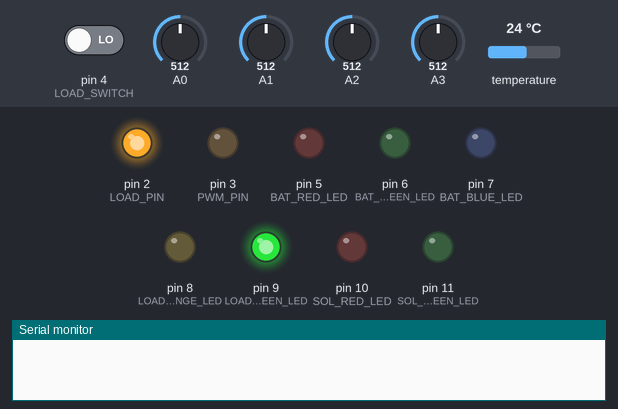
This sketch was run on a simulated Arduino Uno, built with avr-gcc and run on an emulated ATmega328P. Parts: output pins drawn as LEDs (lit = HIGH), the last lines printed to the serial monitor. Inputs (shaded band) come from the test bench; at power-on: pin 4 (LOAD_SWITCH) LOW, A0 = 512, A1 = 512, A2 = 512, A3 = 512, temperature 24 °C.

Above: at 1.2 s.
1.3 s: pin 4 (LOAD_SWITCH) driven HIGH
At 2.0 s:
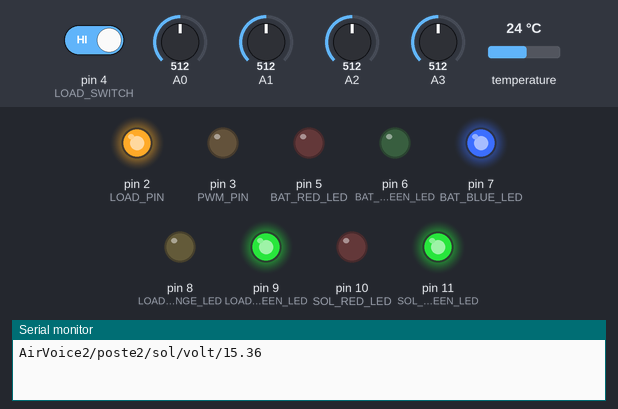
At 7.4 s:
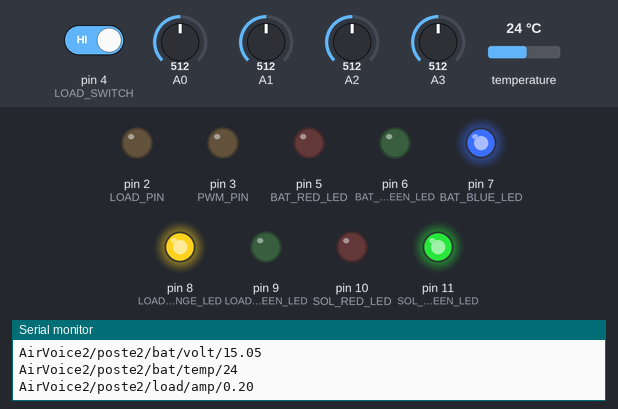
7.5 s: pin 4 (LOAD_SWITCH) driven LOW
At 8.6 s:
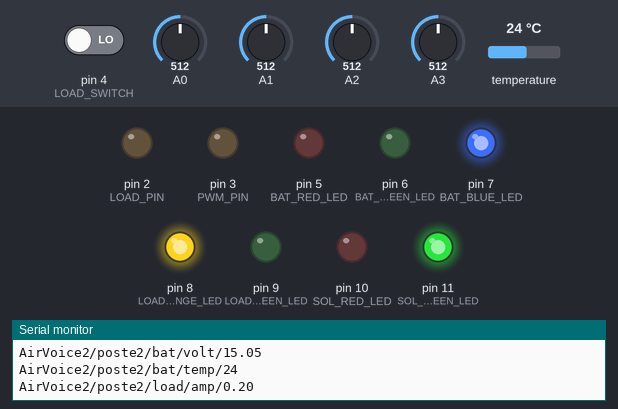
Timing chart, 0 to 10.5 s (numbered marks = the images above; inputs shaded):
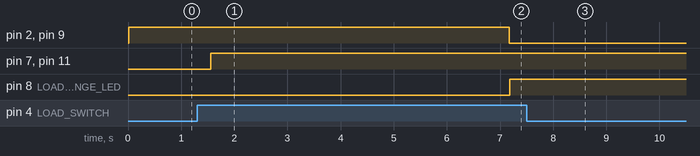

The sketch:

Solar_Charge_V10.ino
```cpp
  ////////////////PWM SOLAR CHARGE CONTROLLER V-10.1 POSTE 2/////
  //-----------------------------------------------------------------------------
  //
  //  Author: JOSEP LOPEZ SANCHEZ
  //          www.ea3abn.com
  //  This code is for an arduino based Solar PWM charge controller by ea3abn@2010
  //  Credit :logic of 3 stage charging taken from https://github.com/PepLPZ/solarCharger/
  //  Last updated on 10/05/2023
  //  He añadido la deteccion del estado del amplificador ON/OFF en el PIN D1---
  //  pendiente de realizar la maniobra tan solo esta definido
  //  Previsto ajustar el valor del sensor de intensidad de consumo de la carga.
  //  Previsto poner una proteccion para desconectar la salida de la bateria hacia la carga,
  //  cuando el voltaje baje de los 10,5V
  //
  //------------------------------------------------------------------------------
  //----------------------------------- Arduino pins Connections------------------
  // A0 - Voltage divider to measure solar panel voltage
  // A1 - Voltage divider to measure battery voltage
  // A2 - ACS712 to monitor load current
  // A3 - ACS712 to monitor solar current
  // A4 - LCD SDA
  // A5 - LCD SCL
  // D0 - NO USADA
  // D1 - ENTRADA DETECCION DE ESTADO DEL AMPLIFICADOR ON/OFF
  // D2 - Control Load MOSFET Q2
  // D3 - PWM Output to control MOSFET Q1
  // D4 - Push Switch Control LOAD (ADDED)<<<<<<<<<<<<<<<
  // D5 - Battery Red LED
  // D6 - Battery Green LED
  // D7 - Battery Blue LED
  // D8 - Load Orange Led
  // D9 - Load Green Led
  // D10- Solar Red LED
  // D11- Solar Green LED
  // D12- DS18B20 Temp. Sensor
  // D13-not used
#include <Wire.h>
#include <OneWire.h>
#include <DallasTemperature.h>

#define SOL_ADC A0     // Solar panel side voltage divider is connected to pin A0
#define BAT_ADC A1     // Battery side voltage divider is connected to pin A1
#define LOAD_CURRENT_ADC A2  // ACS 712 current sensor is connected to pin A2 for load curremt
#define SOL_CURRENT_ADC A3  // ACS 712 current sensor is connected to pin A3 for solar current
#define AVG_NUM 10    // number of iterations of the adc routine to average the adc readings
#define BAT_MIN 10.5  // minimum battery voltage for 12V system "CHANGED default BAT_MIN 10.5"
#define BAT_MAX 14.6  // maximum battery voltage for 12V system "CHANGED default BAT_MAX 15.0"
#define BULK_CH_SP 14.6 // bulk charge set point for sealed lead acid battery // flooded type set it to 14.6V
#define FLOAT_CH_SP 13.6  //float charge set point for lead acid battery
#define LVD 11.5       //Low voltage disconnect setting for a 12V system default (11.5)
#define AMPLI_PIN 1    // pin-1 is used to control the AMPLI ON/OFF
#define LOAD_PIN 2     // pin-2 is used to control the LOAD
#define PWM_PIN 3      // pin-3 is used to control the charging MOSFET //the default frequency is 490.20Hz
#define LOAD_SWITCH 4  // pin-4 is used to SWICH ON OR OFF THE LOAD (PEP)<<<<<<<<<<<<<<<<<<<<<<<<<<<<
#define BAT_RED_LED 5
#define BAT_GREEN_LED 6
#define BAT_BLUE_LED 7
#define LOAD_ORANGE_LED 8
#define LOAD_GREEN_LED 9
#define SOL_RED_LED 10
#define SOL_GREEN_LED 11
#define ONE_WIRE_BUS 12 // Datos del DS18B20 sensor de temperatura en el pin D12
#define TRANSMISSION_INTERVAL 25000 // Defino el intervalo de tiempo que se enviarán las tramas LoRa 60000=1 Min. 300000=5 min.
//----------------DECLARACION DE TODAS LAS VARIABLES GLOBALES--------------------------
float solar_volt=0;
float bat_volt=0;
float load_current=0;
float solar_current=0;
float offsetVoltage = 2.5; // for ACS712 sensor
float Sensitivity =0.100; // 100mV/A for ACS712-20A variant
int temperature=0;
int temp_change=0;
float system_volt=0;
float bulk_charge_sp=0;
float float_charge_sp=0;
int charge_stage =0;
int load_status=0;
double PWM_Duty =0; // PWM_Duty varies from 0 to 255
float lvd; // <<<<<<<<<<<<<<<<Almacenamos el valor del voltage minimo de desconexion para bateria de 12v
//int Biestable=0; // VARIABLE PARA LA CONMUTACION del Switch ON/OFF
////////////////////////////// Variables Para las Medidas de Potencia y Energia
long unsigned time =0;
long unsigned msec=0;
long unsigned last_msec=0;
long unsigned elasped_msec=0;
long unsigned elasped_time=0;
unsigned long lastTransmissionTime = 0;
bool sendData = true;// sendData se usa para enviar datos solo cuando esta variablees true.
                     //Una vez que se envía la trama de datos, se establece
                     //sendData en false para evitar envíos duplicados.
float load_ampSecs = 0;
float load_ampHours=0;
float solar_ampSecs = 0;
float solar_ampHours=0;
bool estadoCarga = true; // Variable global para el estado de carga, inicializada a true (carga activada)

OneWire oneWire(ONE_WIRE_BUS); // Setup a oneWire instance to communicate with any OneWire devices
DallasTemperature sensors(&oneWire); // Pass our oneWire reference to Dallas Temperature sensor
//********************************* MAIN PROGRAM START ************************
void setup()
{
Serial.begin(9600);
sensors.begin(); // // Start up the library
TCCR2B = TCCR2B & B11111000 | 0x03;    // pin 3 PWM frequency of 980.39 Hz
pinMode(SOL_RED_LED ,OUTPUT);
pinMode(SOL_GREEN_LED,OUTPUT);
pinMode(BAT_RED_LED,OUTPUT);
pinMode(BAT_GREEN_LED,OUTPUT);
pinMode(BAT_BLUE_LED,OUTPUT);
pinMode(LOAD_ORANGE_LED ,OUTPUT);
pinMode(LOAD_GREEN_LED,OUTPUT);
pinMode(PWM_PIN,OUTPUT);
pinMode(LOAD_PIN,OUTPUT);   //<<<<< SALIDA DE CARGA
pinMode(AMPLI_PIN,INPUT); //configuro el pin 1 como entrada de deteccion del ampli ON/OFF
pinMode(LOAD_SWITCH,INPUT); // Define pinD4 input to control the load ON/OFF <<<<< PULSADOR CARGA
digitalWrite(PWM_PIN,LOW);  // default value of pwm duty cycle
digitalWrite(LOAD_PIN,HIGH);  // default load state is ON CADA VEZ QUE ARRANCAMOS
// Actualizar el estado de los LED indicadores de carga en el inicio
digitalWrite(LOAD_ORANGE_LED, !estadoCarga); // Carga desactivada -> encender LED rojo
digitalWrite(LOAD_GREEN_LED, estadoCarga); // Carga activada -> encender LED verde

}
void loop()
{
 load_Push();         // Lectura del pulsador
 load_led();          // Actualizar estado de los LED en función del estado de la carga
 read_data();         // read different sensors data from analog pin of arduino
 system_voltage();    // detect the system voltage according to battery voltage
 setpoint();          // decide the charge set point according to system voltage
 charge_cycle();      // pwm charging of battery
 led_indication();    // led indication
                      // Envía tramas de telemetría sólo si ha pasado un cierto tiempo desde la última transmisión
                      // if (millis() - lastTransmissionTime >= TRANSMISSION_INTERVAL) { // envía trama cada 5 minutos (300000 ms)
                      // print_data();
                      // lastTransmissionTime = millis();
 if (millis() - lastTransmissionTime >= TRANSMISSION_INTERVAL) {
    sendData = true;
}

if (sendData) {
    print_data();
    lastTransmissionTime = millis();
    sendData = false;
 }
}
//****************************************** FIN DEL PROGRAMA ****************************
////////////////// READS AND AVERAGES THE ANALOG INPUTS (SOLAR VOLTAGE,BATTERY VOLTAGE)///////////
int read_adc(int adc_parameter)
{

  int sum = 0;
  int sample ;
  for (int i=0; i<AVG_NUM; i++)
  {                                        // loop through reading raw adc values AVG_NUM number of times
    sample = analogRead(adc_parameter);    // read the input pin
    sum += sample;                        // store sum for averaging
    delayMicroseconds(50);              // pauses for 50 microseconds
  }
  return(sum / AVG_NUM);                // divide sum by AVG_NUM to get average and return it
}
///////////////////////////////////LOAD CONTROL SWITCH ON/OFF /////////////////////////
void load_Push(void)
{
  if (digitalRead(LOAD_SWITCH) == HIGH) // Pulsador de carga presionado
  {
    // Encender la carga si está apagada
    if (estadoCarga == 0)
    {
      estadoCarga = 1; // Cambiar estado de carga
      digitalWrite(LOAD_PIN, HIGH); // Encender carga
    }
    // Apagar la carga si está encendida
    else if (estadoCarga == 1)
    {
      estadoCarga = 0; // Cambiar estado de carga
      digitalWrite(LOAD_PIN, LOW); // Apagar carga
    }
    delay(10); // Esperar un corto tiempo para evitar rebotes en el pulsador
  }
}

////////////////////////////////////READ THE DATA/////////////////////////////////////////////
 void read_data(void)
 {
   // 5V = ADC value 1024 => 1 ADC value = (5/1024)Volt= 0.0048828Volt
   // Vout=Vin*R2/(R1+R2) => Vin = Vout*(R1+R2)/R2   R1=100 and R2=20

     solar_volt = read_adc(SOL_ADC)*0.00500*(120/20);/// valor por defecto 0.00488 valor corregido *0.00540*
     bat_volt   = read_adc(BAT_ADC)*0.00490*(120/20);/// valor por defecto 0.00488 valor corregido *0.00580*
     //
     //
     //    load_current = ((read_adc(LOAD_CURRENT_ADC)*0.00488 - offsetVoltage -0.05)/Sensitivity ); // 2.4V offset when no load is connected
     load_current = ((read_adc(LOAD_CURRENT_ADC)*0.00502 - offsetVoltage -0.05)/Sensitivity );// VALORES MODIFICADOS PARA INDICAR CORRECTAMENTE
     //
     //
     solar_current = ((read_adc(SOL_CURRENT_ADC)*0.00488 - offsetVoltage)/ Sensitivity );
      if (load_current <0)
     {
      load_current = 0;
     }
     if (solar_current <0)
     {
      solar_current = 0;
     }

    sensors.requestTemperatures();  // get temperature readings
    temperature = sensors.getTempCByIndex(0) ;    // 0 refers to the first IC on the wire

  }
/////////////////////////////////ENVIO DE TRAMA AL MODULO LORA //////////////////////////////////////////////
void print_data(void)
{
  delay(10); // Agrega una pausa para evitar enviar datos demasiado rápido

  // Envía el voltaje solar
  Serial.print("AirVoice2/");
  Serial.print("poste2");
  Serial.print("/sol/volt/");
  Serial.println(solar_volt);
  delay(1400);
  // Envía intensidad de carga desde el panel solar
  Serial.print("AirVoice2/");
  Serial.print("poste2");
  Serial.print("/sol/chge/");
  Serial.println(solar_current);
  delay(1400);
  // Envía el voltaje de la batería
  Serial.print("AirVoice2/");
  Serial.print("poste2");
  Serial.print("/bat/volt/");
  Serial.println(bat_volt);
  delay(1400);
  // Envía la temperatura de la batería
  Serial.print("AirVoice2/");
  Serial.print("poste2");
  Serial.print("/bat/temp/");
  Serial.println(temperature);
   delay(1400);
  // Envía el valor del consumo de la carga
  Serial.print("AirVoice2/");
  Serial.print("poste2");
  Serial.print("/load/amp/");
  Serial.println(load_current);
 }
//////////////////////////////////SYSTEM VOLTAGE AUTO DETECT /////////////////////////////////////
void system_voltage(void)
{
  if ((bat_volt >BAT_MIN) && (bat_volt < BAT_MAX))
  {
     system_volt = 12;
  }
}
////////////////////////////////////CHARGE SET POINT //////////////////////////////////////////////
 void setpoint(void)
{
  temp_change =temperature-30.0; // 30 grados Celsius se toma como temperatura ambiente estándar
  // Compensacion de Temperatura = -5mv/degC/Cell
  // Si la temperatura es superior a la temperatura ambiente; el punto de carga debe reducirse.
  // Si la temperatura está por debajo de la temperatura ambiente, el punto de ajuste de carga debe incrementarse.
  if(system_volt ==12)
  {
     bulk_charge_sp = BULK_CH_SP-(0.050*temp_change) ;
     float_charge_sp=FLOAT_CH_SP-(0.050*temp_change) ;
     lvd =LVD;
  }

  else if(system_volt ==6)
  {
     bulk_charge_sp = (BULK_CH_SP/2)-(0.015*temp_change) ;
     float_charge_sp= (FLOAT_CH_SP/2)-(0.015*temp_change) ;
     lvd=LVD/2;
  }
}
//---------------------------------------------------------------------------------------------
 /////////////////////////////////PWM CHARGE CYCLE @500 HZ //////////////////
 //--------------------------------------------------------------------------------------------
void charge_cycle(void)
{
  if(solar_volt <= 10){
    read_data();         // Leemos el voltage y las temperatura de los sensores
    setpoint();          // Lectura del punto de carga compensado de temperatura.
    PWM_Duty = 0;
    analogWrite(PWM_PIN,PWM_Duty);  /*generando una señal PWM (modulación por ancho de pulso) desde el pin D9
                                      del microcontrolador, con un ciclo de trabajo del 0%, lo que hace
                                      que la carga se apague o se desconecte.*/
    }
/////////////////////////////////////PWM CHARGE CYCLE @500 HZ ////////////////////
//--------------------------------------------------------------------------------
///////////////////////////////////  STAGE-1 (BULK CHARGING)//////////////////////
// Durante esta etapa, el MOSFET está completamente encendido estableciendo el ciclo de trabajo al 100%.
// Carga de Corriente Constante
  if((bat_volt < bulk_charge_sp) && (solar_volt> (bat_volt + .5)) && charge_stage == 1){
    read_data();        // Leemos el voltage y las temperatura de los sensores
    setpoint();         // Lectura del punto de carga compensado de temperatura.
    PWM_Duty = 252.45;
    analogWrite(PWM_PIN,PWM_Duty); // 99 % duty cycle // rapid charging
   }
    charge_stage = 2;


///////////////////////////////////  STAGE-2 (TOPPING CHARGE)///////////////////////
/*Topping charge se refiere a la última etapa de carga de una batería,
  en la que se aplica una carga adicional de corriente constante para llevar la
  batería al 100% de su capacidad. Durante esta etapa, la corriente se reduce
  gradualmente a medida que la batería se acerca al 100%, y finalmente se
  detiene una vez que se alcanza el nivel de carga completo. El objetivo de esta
  etapa es maximizar la capacidad de la batería y prolongar su vida útil.
*/

// Durante esta etapa, el MOSFET está completamente encendido al establecer el ciclo de trabajo en 100%.
// Voltage Constante

   // 25.5 is 10 % duty cycle
    if((PWM_Duty> 25.5 ) && (solar_volt > (bulk_charge_sp + .5)) && charge_stage == 2){
    time = millis();
     read_data();                   // Reading voltage and temp from the sensors
     setpoint();                    // Reading temp compensated charging set point

    if(bat_volt >= bulk_charge_sp){ // if the battery voltage rise above the bulk charge setpoint
    PWM_Duty--;                     // Slow down the charging rate by reducing the pwm duty cycle
    if(PWM_Duty < 0){               // if during slow down process duty cycle falls below 0% then set to 0%
    PWM_Duty=0;
    }
     analogWrite(PWM_PIN,PWM_Duty);    //generate PWM from D3 @ 0% duty // MOSFET Q1 is OFF
    }
    if(bat_volt < bulk_charge_sp){ // if the battery voltage falls below the bulk charge setpoint, then go to stage-1
    charge_stage = 1;
    }
    else{
      analogWrite(PWM_PIN,PWM_Duty);
    }

  /* while( millis()-time > 3600000){ // Ensure the charger stay 1hour in bulk charging
    charge_stage = 3;
   }
   */

    }
   charge_stage = 3;
 ///////////////////////////////////  STAGE-3 (FLOAT CHARGING)///////////////////////////////////////
 /*Float charging (Carga de flotación) es una técnica de carga utilizada en baterías recargables
   para mantener su carga en un nivel constante después de haber alcanzado su carga completa.
   Durante esta etapa, la batería se carga a un nivel bajo para mantener su capacidad de carga
   total y prevenir la sulfatación de sus placas internas. Esto es útil en sistemas de energía
   renovable como paneles solares y turbinas eólicas, donde la energía generada a menudo supera
   la carga necesaria, lo que puede hacer que las baterías se carguen por encima de su capacidad máxima.
   La carga flotante mantiene la batería en su capacidad total y prolonga su vida útil.
 */
 // Durante esta etapa, el MOSFET está completamente encendido al establecer el ciclo de trabajo en 100%.
 // Carga de Corriente Constante

    if((solar_volt > ( float_charge_sp + .5)) && charge_stage == 3){
    read_data();         // Leyendo el voltaje y la temperatura de los sensores
    setpoint();          // Reading temp compensated charging set point
    if(bat_volt >= float_charge_sp){ // Si el voltaje de la batería es mayor que el punto
                                     //de ajuste de carga flotante, entonces se debe apagar el cargador.
    PWM_Duty = 0;                    // Configurando el ciclo de trabajo en 0 para apagar el MOSFET Q1
    analogWrite(PWM_PIN,PWM_Duty);  //generate PWM from D9 @ 0% duty // MOSFET Q1 is OFF
    }
    else if(bat_volt <  float_charge_sp - 0.5){ // Translation: Si el voltaje de la batería cae por debajo
                                                // del punto de ajuste de carga flotante, entonces volver al estado -1
    charge_stage = 1;
    }
    else{
    PWM_Duty = 252.25; // Establecer el ciclo de trabajo en un 5% para la carga de goteo.

    analogWrite(PWM_PIN,PWM_Duty);  //generate PWM from D9 @ 5% duty // Q1 is driving @ 5% duty cycle
  }
 }
}
//////////////////////////LED INDICATION//////////////////////////
void led_indication(void)
{
  solar_led();             //Solar led indication
  battery_led();           //Battery status led indication
  load_led();              //Load led indication
}
////////////////////////////SOLAR LED INDICATION//////////////////

  void solar_led()

  {
    if (solar_volt > float_charge_sp)
  {
      digitalWrite(SOL_RED_LED,LOW);
      digitalWrite(SOL_GREEN_LED,HIGH);  // Sun Light is available and charger is ready for charging
  }
  else
  {
      digitalWrite(SOL_GREEN_LED,LOW);
      digitalWrite(SOL_RED_LED,HIGH);  //Sun light is not available for charging

  }
}
/////////////////////////////////////////////BATTERY LED INDICATION////////////////////
void battery_led(void)
{

   if( (bat_volt > system_volt) && ( bat_volt <bulk_charge_sp))
  {
      leds_off_all();
      digitalWrite(BAT_GREEN_LED,HIGH);  // battery voltage is healthy
  }
  else if(bat_volt >= bulk_charge_sp)
  {
      leds_off_all();
      digitalWrite(BAT_BLUE_LED,HIGH);  //battery is fully charged
  }
  else if(bat_volt < system_volt)
  {
      leds_off_all();
      digitalWrite(BAT_RED_LED,HIGH);  // battery voltage low
  }
}
//////////////////////////LOAD LED INDICATION///////////////
void load_led()
{
    if (estadoCarga == true) // carga activada
    {
        digitalWrite(LOAD_ORANGE_LED, LOW);
        digitalWrite(LOAD_GREEN_LED, HIGH);
    }
    else // carga desactivada
    {
        digitalWrite(LOAD_GREEN_LED, LOW);
        digitalWrite(LOAD_ORANGE_LED, HIGH);
    }
}

//////////////////////// TURN OFF ALL THE battery LEDs ////////////////
void leds_off_all(void)

{
  digitalWrite(BAT_RED_LED,LOW);
  digitalWrite(BAT_GREEN_LED,LOW);
  digitalWrite(BAT_BLUE_LED,LOW);
}
```

Measured:
- after the input at 1.3 s, pin 2 (LOAD_PIN), pin 9 (LOAD_GREEN_LED): HIGH → LOW after 5.9 s; pin 8 (LOAD_ORANGE_LED): LOW → HIGH after 5.9 s
- after the input at 7.5 s, pin 2 (LOAD_PIN), pin 9 (LOAD_GREEN_LED): stops changing and stays LOW; pin 8 (LOAD_ORANGE_LED): stops changing and stays HIGH
